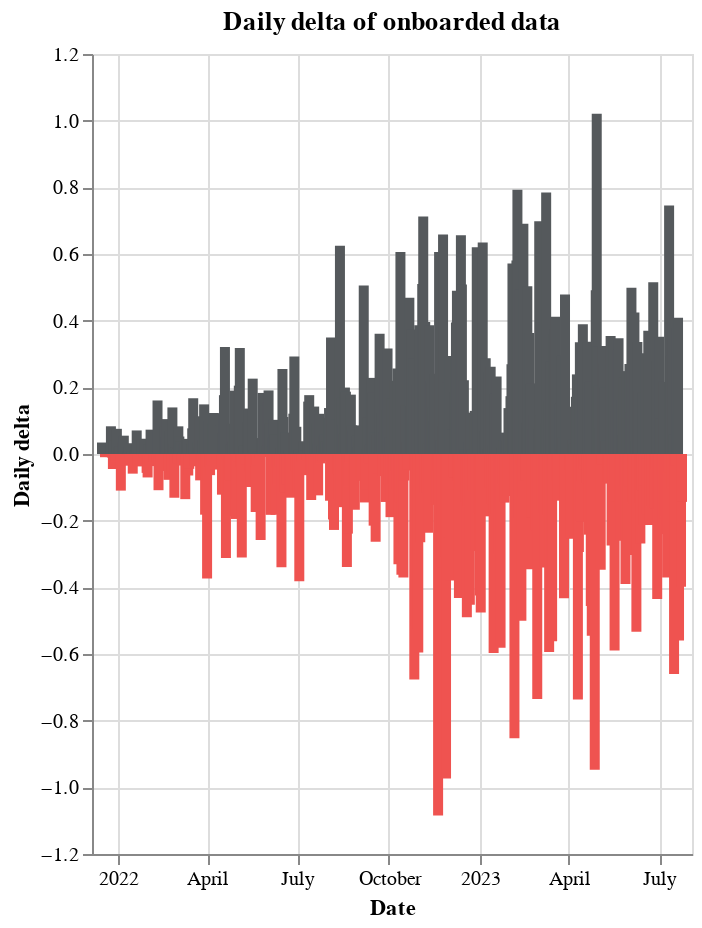

Write notebook code for a chart like this one.
### Code cell
df["delta"] = df["onboarded_tibs"].diff()

# Color negative values red
alt.Chart(df).mark_bar().encode(
    x=alt.X("date:T", title="Date"),
    y=alt.Y("delta:Q", title="Daily delta"),
    color=alt.condition(
        alt.datum.delta > 0,
        alt.value("#55595c"),  # The positive color
        alt.value("#ef5350"),  # The negative color
    ),
    tooltip=["date:T", "delta:Q"],
).properties(
    width="container",
    height=400,
    title="Daily delta of onboarded data",
).interactive(
    bind_y=False
)

### Figure 1 — Vega-Lite specification as saved in the notebook (floating-point values rounded to 4 significant figures; data arrays with more than 128 entries replaced by an {"elided": "..."} marker saying what was removed)
{"config": {"view": {"continuousWidth": 300, "continuousHeight": 300}}, "data": {"name": "data-73681bb8bbaa77722cf9a1c9ee8bae69"}, "mark": {"type": "bar"}, "encoding": {"color": {"condition": {"test": "(datum.delta > 0)", "value": "#55595c"}, "value": "#ef5350"}, "tooltip": [{"field": "date", "type": "temporal"}, {"field": "delta", "type": "quantitative"}], "x": {"field": "date", "title": "Date", "type": "temporal"}, "y": {"field": "delta", "title": "Daily delta", "type": "quantitative"}}, "height": 400, "params": [{"name": "param_2", "select": {"type": "interval", "encodings": ["x"]}, "bind": "scales"}], "title": "Daily delta of onboarded data", "width": "container", "$schema": "https://vega.github.io/schema/vega-lite/v5.8.0.json", "datasets": {"data-73681bb8bbaa77722cf9a1c9ee8bae69": {"elided": "587 records"}}}
